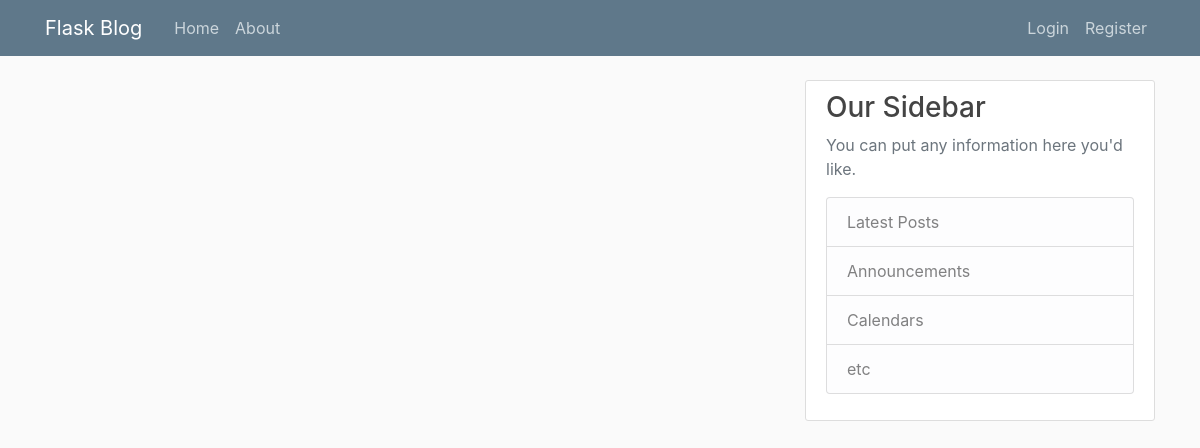
Page /home on the earlier database version.
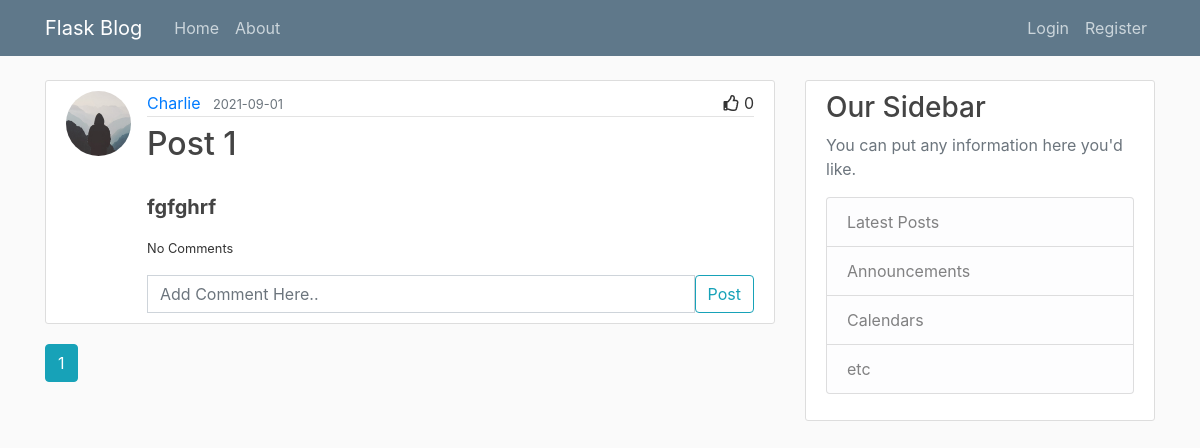
Same page on the later database version.
### flaskblog/models.py (models this page shows, shortened)
class Post(db.Model):
    id          = db.Column(db.Integer, primary_key=True)
    title       = db.Column(db.String(100), nullable=False)
    date_posted = db.Column(db.DateTime, nullable=False, default=datetime.utcnow)
    date_updated= db.Column(db.DateTime, default=datetime.utcnow, onupdate=datetime.utcnow)
    content     = db.Column(db.Text, nullable=False)
    user_id     = db.Column(db.Integer, db.ForeignKey('user.id', ondelete="CASCADE"), nullable=False)
    comments    = db.relationship('Comment', backref='post', cascade='all, delete, delete-orphan')
    likes       = db.relationship('Like', backref='post', cascade='all, delete, delete-orphan')

class User(db.Model, UserMixin):
    id          = db.Column(db.Integer, primary_key=True)
    username    = db.Column(db.String(20), unique=True, nullable=False)
    email       = db.Column(db.String(120), unique=True, nullable=False)
    image_file  = db.Column(db.String(20), nullable=False, default='default.jpg')
    password    = db.Column(db.String(60), nullable=False)
    updated_on  = db.Column(db.DateTime, default=datetime.utcnow, onupdate=datetime.utcnow)
    posts       = db.relationship('Post', backref='author', lazy=True, cascade='all, delete, delete-orphan')
    comments    = db.relationship('Comment', backref='user', cascade='all, delete, delete-orphan')
    likes       = db.relationship('Like', backref='user', cascade='all, delete, delete-orphan')

### flaskblog/main/routes.py (the view)
@main.route("/", methods=['GET', 'POST'])
@main.route("/home", methods=['GET', 'POST'])
def home():
    page = request.args.get('page', 1, type=int)
    posts = Post.query\
        .order_by(Post.date_posted.desc())\
        .paginate(page=page, per_page=5)
    form = CommentForm()
    create_comment(form)
    return render_template('base/index.html', posts=posts, form=form)

### flaskblog/posts/forms.py
class CommentForm(FlaskForm):
    text    = StringField('text', validators=[DataRequired()], render_kw={"placeholder": "Add Comment Here.."})
    postid  = HiddenField('postid', validators=[DataRequired()])
    submit  = SubmitField('Post')

### flaskblog/posts/utils.py (called while the page is built)
def create_comment(form, redirect_url='main.home'):
    if form.validate_on_submit():
        post = Post.query.filter_by(id=form.postid.data).first()
        comment = Comment(text=form.text.data, user=current_user, post=post)
        db.session.add(comment)
        db.session.commit()
        flash('Comment created!', 'success')
        form.text.data = ''
        return redirect(url_for(redirect_url))

### flaskblog/templates/base/index.html
{% extends "base/base.html" %}
{% block content %}
  {% for post in posts.items %}
    {% include "posts/post.html" %}
  {% endfor %}
  {% for page_num in posts.iter_pages(left_edge=1, right_edge=1, left_current=1, right_current=2) %}
    {% if page_num %}
      {% if posts.page == page_num %}
        <a class="btn btn-info mb-4" href="{{ url_for('main.home', page=page_num) }}">{{ page_num }}</a>
      {% else %}
        <a class="btn btn-outline-info mb-4" href="{{ url_for('main.home', page=page_num) }}">{{ page_num }}</a>
      {% endif %}
    {% else %}
      ...
    {% endif %}
  {% endfor %}
{% endblock content %}

### flaskblog/templates/base/base.html (shortened to what this page needs)
<!DOCTYPE html>
<html>
<head>
  <link rel="stylesheet" href="https://maxcdn.bootstrapcdn.com/bootstrap/4.0.0/css/bootstrap.min.css">
  <link rel="stylesheet" href="https://cdnjs.cloudflare.com/ajax/libs/font-awesome/5.15.4/css/all.min.css" />
  <link rel="stylesheet" type="text/css" href="{{ url_for('static', filename='style.css') }}">
</head>
<body>
  <header class="site-header">
    <nav class="navbar navbar-expand-md navbar-dark bg-steel fixed-top">
      <div class="container">
        <a class="navbar-brand mr-4" href="/">Flask Blog</a>
        <div class="collapse navbar-collapse" id="navbarToggle">
          <div class="navbar-nav mr-auto">
            <a class="nav-item nav-link" href="{{ url_for('main.home') }}">Home</a>
            <a class="nav-item nav-link" href="{{ url_for('main.about') }}">About</a>
          </div>
          <div class="navbar-nav">
            {% if current_user.is_authenticated %}
              <a class="nav-item nav-link" href="{{ url_for('posts.create_post') }}">New Post</a>
              <a class="nav-item nav-link" href="{{ url_for('accounts.account') }}">Account</a>
              <a class="nav-item nav-link" href="{{ url_for('accounts.logout') }}">Logout</a>
            {% else %}
              <a class="nav-item nav-link" href="{{ url_for('accounts.login') }}">Login</a>
              <a class="nav-item nav-link" href="{{ url_for('accounts.register') }}">Register</a>
            {% endif %}
          </div>
        </div>
      </div>
    </nav>
  </header>
  <main role="main" class="container">
    <div class="row">
      <div class="col-md-8">
        {% block content %}{% endblock content %}
      </div>
      <div class="col-md-4">
        <div class="content-section">
          <h3>Our Sidebar</h3>
          <p class='text-muted'>You can put any information here you'd like.
            <ul class="list-group">
              <li class="list-group-item list-group-item-light">Latest Posts</li>
              <li class="list-group-item list-group-item-light">Announcements</li>
              <li class="list-group-item list-group-item-light">Calendars</li>
              <li class="list-group-item list-group-item-light">etc</li>
            </ul>
          </p>
        </div>
      </div>
    </div>
  </main>
</body>
</html>

### flaskblog/templates/posts/post.html (shortened to what this page needs)
<article class="media content-section">
  <img src="{{ url_for('static', filename='profile_pics/' + post.author.image_file) }}"
  class="rounded-circle article-img">
  <div class="media-body">
    <div class="article-metadata d-flex justify-content-between align-items-center mb-2">
      <div>
        <a class="mr-2" href="{{ url_for('accounts.user_posts', username=post.author.username) }}">
          {{ post.author.username|title }}
        </a>
        <small class="text-muted">
          {{ post.date_posted.strftime('%Y-%m-%d') }}
        </small>
      </div>
      <div>
        {% if current_user in post.likes|map(attribute="user")|list %}
        <i
          class="fas fa-thumbs-up"
          id="like-button-{{post.id}}"
          onclick="like({{post.id}})"
        ></i>
        {% else %}
        <i
          class="far fa-thumbs-up"
          id="like-button-{{post.id}}"
          onclick="like({{post.id}})"
        ></i>
        {% endif %}
        <span id="likes-count-{{post.id}}">{{ post.likes|count }}</span>
      </div>
    </div>
    <h2 class="article-title">
        {{ post.title }}
    </h2>
    <h5 class="article-content mb-3">
      <strong>{{ post.content }}</strong>
    </h5>
    {% include 'posts/post_comments.html' %}
    {% include 'posts/post_comment_form.html' %}
  </div>
</article>

### flaskblog/templates/posts/post_comments.html
<div class="mb-3">
  {% if post.comments|length > 0 %}
    <div  class="mb-3">
      <a data-toggle="collapse" href="#collapse{{post.id}}" role="button">
        Show Comments
      </a>
    </div>
    <div class="collapse" id="collapse{{post.id}}">
      {% for comment in post.comments %}
        <div class="card card-body">
          <div class="d-flex justify-content-between align-items-center">
            <div>
              <a href="{{ url_for('accounts.user_posts', username=comment.user.username) }}">
                {{ comment.user.username|title }}
              </a>
              : {{ comment.text }}
            </div>
            <div>
              <small> {{ comment.date_posted.strftime('%Y-%m-%d') }} </small>
                {% if post.author == current_user %}
                  <button type="button" class="btn btn-danger" aria-label="Close" data-toggle="modal" data-target="#deleteCommentModal{{comment.id}}"></button>
                {% endif %}
            </div>
          </div>
        </div>
        {% include 'posts/comment_delete_modal.html'%}
      {% endfor %}
    </div>
  {% else %}
    <small>No Comments</small>
  {% endif %}
</div>

### flaskblog/templates/posts/post_comment_form.html (shortened to what this page needs)
<form class="input-group" method="POST" action="">
        {% if form.text.errors %}
          {{ form.text(class="form-control is-invalid") }}
          <div class="invalid-feedback">
            {% for error in form.text.errors %}
              <span>{{ error }}</span>
            {% endfor %}
          </div>
        {% else %}
          {{ form.text(class="form-control") }}
        {% endif %}
      {{ form.submit(class="btn btn-outline-info") }}
  </form>

### flaskblog/static/style.css (style rules this page uses)
body { background: #fafafa; color: #333333; margin-top: 5rem; }
h1, h2, h3, h4, h5, h6 { color: #444444; }
.bg-steel { background-color: #5f788a; }
.site-header .navbar-nav .nav-link { color: #cbd5db; }
.content-section { background: #ffffff; padding: 10px 20px; border: 1px solid #dddddd; border-radius: 3px; margin-bottom: 20px; }
.article-title { color: #444444; }
.article-content { white-space: pre-line; }
.article-img { height: 65px; width: 65px; margin-right: 16px; }
.article-metadata { padding-bottom: 1px; margin-bottom: 4px; border-bottom: 1px solid #e3e3e3 }

Differences in the rows shown:
added Post: image_file (placeholder picture), author.username "Charlie", date_posted "2021-09-01", likes|count "0", title "Post 1", content "fgfghrf"
Other differences:
new list line: "1"
